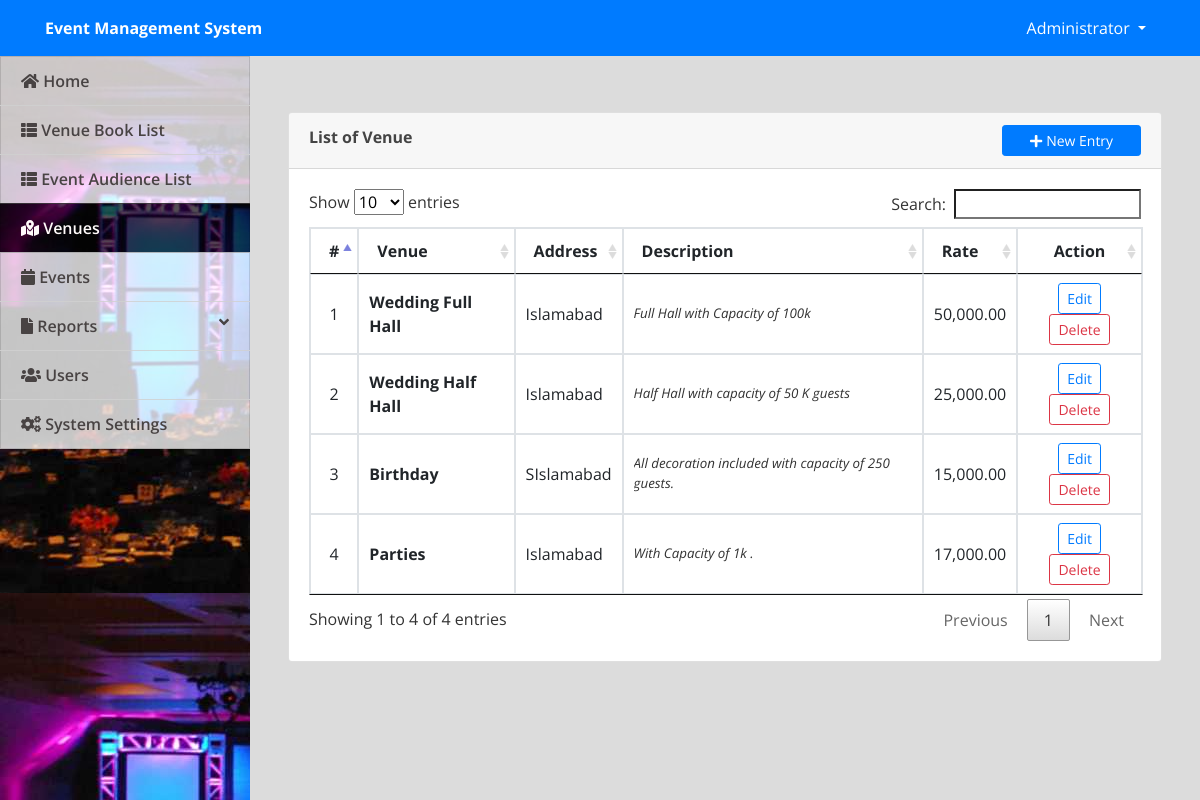
Page /admin/index.php?page=venue (signed in) on the committed database.
### tables this page shows
CREATE TABLE `venue` (
  `id` int(30) NOT NULL,
  `venue` text NOT NULL,
  `address` text NOT NULL,
  `description` text NOT NULL,
  `rate` float NOT NULL
);

### admin/venue.php (the view, shortened to what this page needs)
<?php include('db_connect.php');?>
<div class="container-fluid">
	<div class="col-lg-12">
		<div class="row">
			<div class="col-md-12">
				<div class="card">
					<div class="card-header">
						<b>List of Venue</b>
						<span class="float:right"><a class="btn btn-primary btn-block btn-sm col-sm-2 float-right" href="index.php?page=manage_venue" id="new_venue">
					<i class="fa fa-plus"></i> New Entry
				</a></span>
					</div>
					<div class="card-body">
						<table class="table table-condensed table-bordered table-hover">
							<!-- <colgroup>
								<col width="5%">
								<col width="15%">
								<col width="40%">
								<col width="15%">
								<col width="10%">
								<col width="15%">
							</colgroup> -->
							<thead>
								<tr>
									<th class="text-center">#</th>
									<th class="">Venue</th>
									<th class="">Address</th>
									<th class="">Description</th>
									<th class="">Rate</th>
									<th class="text-center">Action</th>
								</tr>
							</thead>
							<tbody>
								<?php
								$i = 1;
								$venue = $conn->query("SELECT * from venue");
								while($row=$venue->fetch_assoc()):
								?>
								<tr>
									<td class="text-center"><?php echo $i++ ?></td>
									<td class="">
										 <p> <b><?php echo ucwords($row['venue']) ?></b></p>
									</td>
									<td class="">
										 <p class=""><?php echo $row['address'] ?></p>
									</td>
									<td class="">
										 <p class="truncate"><?php echo $row['description'] ?></p>
									</td>
									<td class="">
										 <p class="text-right"><?php echo number_format($row['rate'],2) ?></p>
									</td>
									<td class="text-center">
										<button class="btn btn-sm btn-outline-primary edit_venue" type="button" data-id="<?php echo $row['id'] ?>" >Edit</button>
										<button class="btn btn-sm btn-outline-danger delete_venue" type="button" data-id="<?php echo $row['id'] ?>">Delete</button>
									</td>
								</tr>
								<?php endwhile; ?>
							</tbody>
						</table>
					</div>
				</div>
			</div>
		</div>
	</div>
</div>

### admin/assets/css/style.css (style rules this page uses)
body { font-family: "Open Sans", sans-serif; color: #444444; width: 100%; height: calc(100%); }
a { color: #1977cc; }
.truncate { overflow: hidden; text-overflow: ellipsis; display: -webkit-box; -webkit-line-clamp: 3; -webkit-box-orient: vertical; font-size: smaller; color: #000000cf; font-style: italic; }

### admin/index.php (style rules this page uses)
body { background: #80808045; }

### admin/venue.php (style rules this page uses)
td { vertical-align: middle !important; }
td p { margin: unset }

### rows in the picture
venue: venue "Wedding Full Hall", address "Islamabad", description "Full Hall with Capacity of 100k", rate "50,000.00"
venue: venue "Wedding Half Hall", address "Islamabad", description "Half Hall with capacity of 50 K guests", rate "25,000.00"
venue: venue "Birthday", address "SIslamabad", description "All decoration included with capacity of 250 guests.", rate "15,000.00"
venue: venue "Parties", address "Islamabad", description "With Capacity of 1k .", rate "17,000.00"

### other values in the picture
$_SESSION['system']['name'] "Event Management System"
$_SESSION['login_name'] "Administrator"
